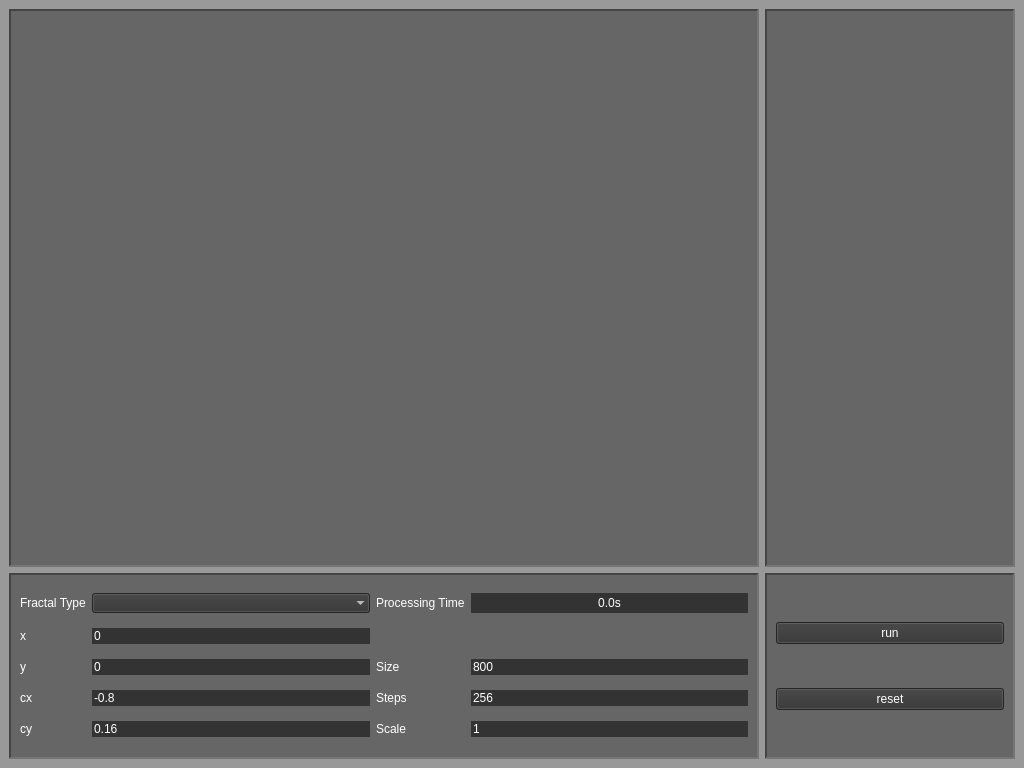
<?xml version="1.0" encoding="UTF-8"?>
<ui version="4.0">
 <class>MainWindow</class>
 <widget class="QMainWindow" name="MainWindow">
  <property name="geometry">
   <rect>
    <x>0</x>
    <y>0</y>
    <width>1024</width>
    <height>768</height>
   </rect>
  </property>
  <property name="windowTitle">
   <string>MainWindow</string>
  </property>
  <property name="styleSheet">
   <string notr="true">font: 11pt &quot;Consolas&quot;;
color: rgb(255, 255, 255);
background-color: rgb(153, 153, 153);</string>
  </property>
  <widget class="QWidget" name="centralwidget">
   <layout class="QGridLayout" name="gridLayout" rowstretch="3,1" columnstretch="3,1">
    <item row="0" column="0">
     <widget class="QGraphicsView" name="view">
      <property name="styleSheet">
       <string notr="true">background-color: rgb(102, 102, 102);</string>
      </property>
      <property name="frameShape">
       <enum>QFrame::Panel</enum>
      </property>
      <property name="frameShadow">
       <enum>QFrame::Sunken</enum>
      </property>
      <property name="lineWidth">
       <number>2</number>
      </property>
      <property name="midLineWidth">
       <number>2</number>
      </property>
     </widget>
    </item>
    <item row="1" column="1">
     <widget class="QFrame" name="frame_3">
      <property name="styleSheet">
       <string notr="true">background-color: rgb(102, 102, 102);</string>
      </property>
      <property name="frameShape">
       <enum>QFrame::Panel</enum>
      </property>
      <property name="frameShadow">
       <enum>QFrame::Sunken</enum>
      </property>
      <property name="lineWidth">
       <number>2</number>
      </property>
      <property name="midLineWidth">
       <number>2</number>
      </property>
      <layout class="QGridLayout" name="gridLayout_3">
       <item row="0" column="0">
        <widget class="QPushButton" name="run">
         <property name="styleSheet">
          <string notr="true">background-color: rgb(102, 102, 102);
background-color: rgb(51, 51, 51);</string>
         </property>
         <property name="text">
          <string>run</string>
         </property>
        </widget>
       </item>
       <item row="1" column="0">
        <widget class="QPushButton" name="reset">
         <property name="styleSheet">
          <string notr="true">background-color: rgb(102, 102, 102);
background-color: rgb(51, 51, 51);</string>
         </property>
         <property name="text">
          <string>reset</string>
         </property>
        </widget>
       </item>
      </layout>
     </widget>
    </item>
    <item row="0" column="1">
     <widget class="QFrame" name="frame_2">
      <property name="styleSheet">
       <string notr="true">background-color: rgb(102, 102, 102);</string>
      </property>
      <property name="frameShape">
       <enum>QFrame::Panel</enum>
      </property>
      <property name="frameShadow">
       <enum>QFrame::Sunken</enum>
      </property>
      <property name="lineWidth">
       <number>2</number>
      </property>
      <property name="midLineWidth">
       <number>2</number>
      </property>
     </widget>
    </item>
    <item row="1" column="0">
     <widget class="QFrame" name="frame">
      <property name="styleSheet">
       <string notr="true">background-color: rgb(102, 102, 102);</string>
      </property>
      <property name="frameShape">
       <enum>QFrame::Panel</enum>
      </property>
      <property name="frameShadow">
       <enum>QFrame::Sunken</enum>
      </property>
      <property name="lineWidth">
       <number>2</number>
      </property>
      <property name="midLineWidth">
       <number>2</number>
      </property>
      <layout class="QGridLayout" name="gridLayout_2">
       <item row="5" column="2">
        <widget class="QLabel" name="label_2">
         <property name="text">
          <string>cy</string>
         </property>
        </widget>
       </item>
       <item row="1" column="2">
        <widget class="QLabel" name="label_3">
         <property name="text">
          <string>x</string>
         </property>
        </widget>
       </item>
       <item row="3" column="5">
        <widget class="QLineEdit" name="cx">
         <property name="styleSheet">
          <string notr="true">background-color: rgb(102, 102, 102);
background-color: rgb(51, 51, 51);</string>
         </property>
         <property name="text">
          <string>-0.8</string>
         </property>
         <property name="frame">
          <bool>false</bool>
         </property>
        </widget>
       </item>
       <item row="5" column="5">
        <widget class="QLineEdit" name="cy">
         <property name="styleSheet">
          <string notr="true">background-color: rgb(102, 102, 102);
background-color: rgb(51, 51, 51);</string>
         </property>
         <property name="text">
          <string>0.16</string>
         </property>
         <property name="frame">
          <bool>false</bool>
         </property>
        </widget>
       </item>
       <item row="1" column="5">
        <widget class="QLineEdit" name="x">
         <property name="styleSheet">
          <string notr="true">background-color: rgb(51, 51, 51);</string>
         </property>
         <property name="text">
          <string>0</string>
         </property>
         <property name="frame">
          <bool>false</bool>
         </property>
        </widget>
       </item>
       <item row="3" column="2">
        <widget class="QLabel" name="label">
         <property name="text">
          <string>cx</string>
         </property>
        </widget>
       </item>
       <item row="2" column="2">
        <widget class="QLabel" name="label_4">
         <property name="text">
          <string>y</string>
         </property>
        </widget>
       </item>
       <item row="2" column="5">
        <widget class="QLineEdit" name="y">
         <property name="styleSheet">
          <string notr="true">background-color: rgb(102, 102, 102);
background-color: rgb(51, 51, 51);</string>
         </property>
         <property name="text">
          <string>0</string>
         </property>
         <property name="frame">
          <bool>false</bool>
         </property>
        </widget>
       </item>
       <item row="0" column="6">
        <widget class="QLabel" name="label_9">
         <property name="text">
          <string>Processing Time</string>
         </property>
        </widget>
       </item>
       <item row="0" column="7">
        <widget class="QLabel" name="processing_time">
         <property name="styleSheet">
          <string notr="true">background-color: rgb(102, 102, 102);
background-color: rgb(51, 51, 51);</string>
         </property>
         <property name="text">
          <string>0.0s</string>
         </property>
         <property name="alignment">
          <set>Qt::AlignCenter</set>
         </property>
        </widget>
       </item>
       <item row="0" column="5">
        <widget class="QComboBox" name="fractal_type">
         <property name="styleSheet">
          <string notr="true">background-color: rgb(102, 102, 102);
background-color: rgb(51, 51, 51);</string>
         </property>
         <property name="frame">
          <bool>false</bool>
         </property>
        </widget>
       </item>
       <item row="0" column="2">
        <widget class="QLabel" name="label_5">
         <property name="text">
          <string>Fractal Type</string>
         </property>
        </widget>
       </item>
       <item row="5" column="6">
        <widget class="QLabel" name="label_8">
         <property name="text">
          <string>Scale</string>
         </property>
        </widget>
       </item>
       <item row="3" column="6">
        <widget class="QLabel" name="label_7">
         <property name="text">
          <string>Steps</string>
         </property>
        </widget>
       </item>
       <item row="2" column="6">
        <widget class="QLabel" name="label_6">
         <property name="text">
          <string>Size</string>
         </property>
        </widget>
       </item>
       <item row="5" column="7">
        <widget class="QLineEdit" name="scale">
         <property name="styleSheet">
          <string notr="true">background-color: rgb(102, 102, 102);
background-color: rgb(51, 51, 51);</string>
         </property>
         <property name="text">
          <string>1</string>
         </property>
         <property name="frame">
          <bool>false</bool>
         </property>
        </widget>
       </item>
       <item row="3" column="7">
        <widget class="QLineEdit" name="step">
         <property name="styleSheet">
          <string notr="true">background-color: rgb(102, 102, 102);
background-color: rgb(51, 51, 51);</string>
         </property>
         <property name="text">
          <string>256</string>
         </property>
         <property name="frame">
          <bool>false</bool>
         </property>
        </widget>
       </item>
       <item row="2" column="7">
        <widget class="QLineEdit" name="size">
         <property name="styleSheet">
          <string notr="true">background-color: rgb(102, 102, 102);
background-color: rgb(51, 51, 51);</string>
         </property>
         <property name="text">
          <string>800</string>
         </property>
         <property name="frame">
          <bool>false</bool>
         </property>
         <property name="alignment">
          <set>Qt::AlignLeading|Qt::AlignLeft|Qt::AlignVCenter</set>
         </property>
        </widget>
       </item>
      </layout>
     </widget>
    </item>
   </layout>
  </widget>
 </widget>
 <resources/>
 <connections/>
</ui>
